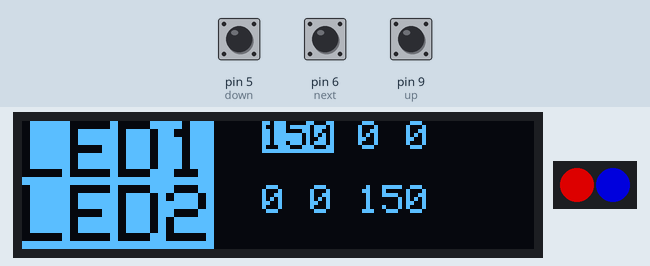
Recording of a sketch running on a simulated Arduino Nano, built with avr-gcc and run on an emulated ATmega328P. On the bench: 128×32 one-colour display, 2 RGB LEDs in strip order, left to right. The test bench sets the inputs (shaded band); at power-on: pin 5 (down) HIGH, pin 6 (next) HIGH, pin 9 (up) HIGH. Dim RGB values are drawn brighter than linear.

Above: at 1.2 s.
1.3 s: pin 5 (down) pulled LOW for 1 s
At 3.3 s:
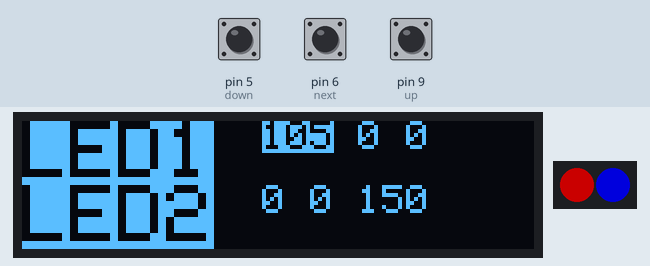
3.8 s: pin 5 (down) pulled LOW for 3.2 s
At 7.2 s:
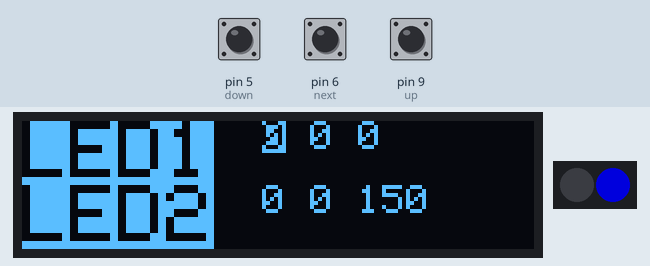
8.5 s: pin 6 (next) pulled LOW for 3.2 s
At 12.0 s:
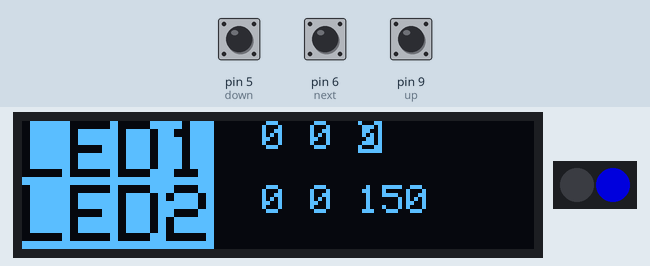
13.2 s: pin 9 (up) pulled LOW for 0.15 s
At 14.4 s:
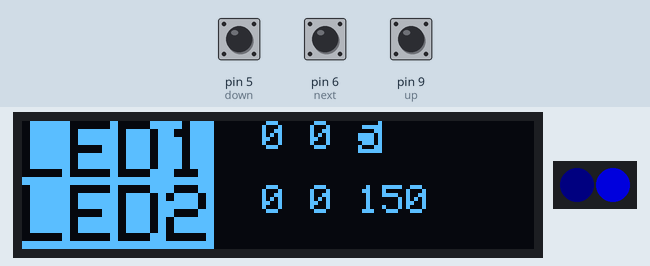
14.8 s: pin 6 (next) pulled LOW for 0.15 s
At 16.0 s:
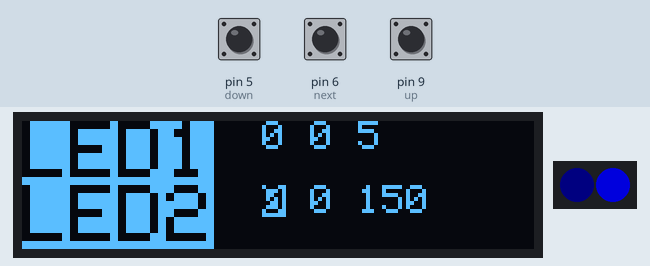
16.4 s: pin 9 (up) pulled LOW for 3.2 s
At 20.7 s:
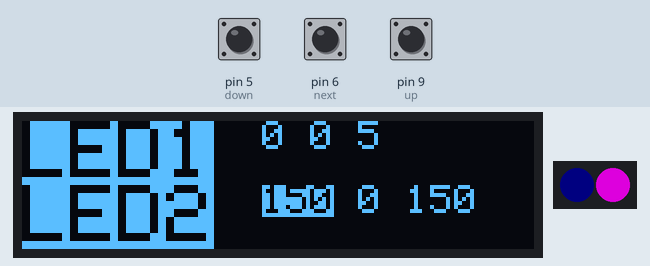
Timing chart, 0 to 22.1 s (numbered marks = the images above; inputs shaded):
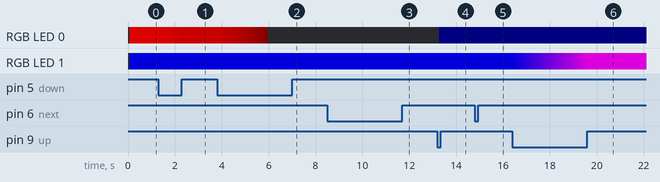

Measured:
- after the input at 1.3 s, RGB LED 0: RGB(150, 0, 0) → RGB(145, 0, 0) after 0.06 s, → RGB(140, 0, 0) 0.11 s later, → RGB(135, 0, 0) 0.11 s later, → RGB(130, 0, 0) 0.11 s later, … (9 changes in this stretch); the display: first changes after 0.06 s (image 1 shows a later state)
- after the input at 3.8 s, RGB LED 0: RGB(105, 0, 0) → RGB(100, 0, 0) at once, → RGB(95, 0, 0) 0.11 s later, → RGB(90, 0, 0) 0.11 s later, → RGB(85, 0, 0) 0.11 s later, … (21 changes in this stretch); the display: first changes at once (image 2 shows a later state)
- after the input at 8.5 s, the display: first changes after 0.05 s (image 3 shows a later state)
- after the input at 13.2 s, RGB LED 0: off → RGB(0, 0, 5) after 0.07 s; the display: changes after 0.07 s (image 4)
- after the input at 14.8 s, the display: changes after 0.08 s (image 5)
- after the input at 16.4 s, RGB LED 1: RGB(0, 0, 150) → RGB(5, 0, 150) after 0.08 s, → RGB(10, 0, 150) 0.11 s later, → RGB(15, 0, 150) 0.11 s later, → RGB(20, 0, 150) 0.11 s later, … (30 changes in this stretch); the display: first changes after 0.08 s (image 6 shows a later state)

The sketch:

led_feather_neopixel.ino
```cpp
/**************************************************************************
Tracking bar LED controller code

Uses a OLED mini display with integrated buttons (https://www.adafruit.com/product/3045),
mounted on a Feather M0 express (Adafruit) to display / control status of a pair of
nano neopixel LEDs (https://www.adafruit.com/product/3484).

 **************************************************************************/

#include <SPI.h>
#include <Wire.h>
#include <Adafruit_GFX.h>
#include <Adafruit_SSD1306.h>
#include <Adafruit_NeoPixel.h>

#ifdef __AVR__
  #include <avr/power.h>
#endif

#define SCREEN_WIDTH 128 // OLED display width, in pixels
#define SCREEN_HEIGHT 32 // OLED display height, in pixels

// Declaration for an SSD1306 display connected to I2C (SDA, SCL pins)
#define OLED_RESET     4 // Reset pin # (or -1 if sharing Arduino reset pin)
Adafruit_SSD1306 display(SCREEN_WIDTH, SCREEN_HEIGHT, &Wire, OLED_RESET);

#define down          5
#define next          6
#define up            9

#define NEOPIN        11
#define NUMPIXELS     2
Adafruit_NeoPixel pixels = Adafruit_NeoPixel(NUMPIXELS, NEOPIN, NEO_GRB + NEO_KHZ800);

int up_state , next_state, down_state = (0,0,0);

int led1_r = 150;
int led1_g = 0;
int led1_b = 0;
int led2_r = 0;
int led2_g = 0;
int led2_b = 150;

int pos = 0;

void setup() {
  // buttons
  pinMode(up, INPUT_PULLUP);
  pinMode(next, INPUT_PULLUP);
  pinMode(down, INPUT_PULLUP);

  Serial.begin(9600);

  // SSD1306_SWITCHCAPVCC = generate display voltage from 3.3V internally
  if(!display.begin(SSD1306_SWITCHCAPVCC, 0x3C)) { // Address 0x3C for 128x32
    Serial.println(F("SSD1306 allocation failed"));
    for(;;); // Don't proceed, loop forever
  }

  // Clear the buffer
  display.clearDisplay();

  // Invert and restore display, pausing in-between
  display.invertDisplay(true);
  delay(10);
  display.invertDisplay(false);
  delay(10);
  pixels.begin();

}

void loop() {

  up_state   = digitalRead(up);
  next_state = digitalRead(next);
  down_state = digitalRead(down);

  if (next_state == LOW){
    pos += 1;
    if(pos >= 7){
      pos = 0;
    }
  }

  if (up_state == LOW){
    if (pos == 0) { led1_r += 5;};
    if (pos == 1) { led1_g += 5;};
    if (pos == 2) { led1_b += 5;};
    if (pos == 3) { led2_r += 5;};
    if (pos == 4) { led2_g += 5;};
    if (pos == 5) { led2_b += 5;};
  }
  if (down_state == LOW){
    if (pos == 0) { led1_r -= 5;};
    if (pos == 1) { led1_g -= 5;};
    if (pos == 2) { led1_b -= 5;};
    if (pos == 3) { led2_r -= 5;};
    if (pos == 4) { led2_g -= 5;};
    if (pos == 5) { led2_b -= 5;};
  }

  led1_r = constrain(led1_r,0,255);
  led1_g = constrain(led1_g,0,255);
  led1_b = constrain(led1_b,0,255);
  led2_r = constrain(led2_r,0,255);
  led2_g = constrain(led2_g,0,255);
  led2_b = constrain(led2_b,0,255);

  led_control(pos);

  delay(90);
}

void led_control(int pos) {

  pixels.setPixelColor(0, pixels.Color(led1_r,led1_g,led1_b));
  pixels.setPixelColor(1, pixels.Color(led2_r,led2_g,led2_b));
  pixels.show();

  display.clearDisplay();

  // FIRST LINE
  display.setTextSize(2);
  display.setTextColor(BLACK, WHITE);
  display.setCursor(0,0);
  display.print(F("LED1"));
  display.setTextColor(WHITE);
  display.print(F(" "));
  display.setTextSize(1);
  if (pos == 0) {
    display.setTextColor(BLACK, WHITE);
    display.print(led1_r);
    display.setTextColor(WHITE);
  } else {
    display.setTextColor(WHITE);
    display.print(led1_r);
  }
  display.print(F(" "));
  if (pos == 1) {
    display.setTextColor(BLACK, WHITE);
    display.print(led1_g);
    display.setTextColor(WHITE);
  } else {
    display.setTextColor(WHITE);
    display.print(led1_g);
  }
  display.print(F(" "));
  if (pos == 2) {
    display.setTextColor(BLACK, WHITE);
    display.print(led1_b);
    display.setTextColor(WHITE);
  } else {
    display.setTextColor(WHITE);
    display.print(led1_b);
  }
  display.setTextSize(2);
  display.println(F(""));

  // NEXT LINE
  display.setTextColor(BLACK, WHITE);
  display.print(F("LED2"));
  display.setTextColor(WHITE);
  display.print(F(" "));
  display.setTextSize(1);
  if (pos == 3) {
    display.setTextColor(BLACK, WHITE);
    display.print(led2_r);
    display.setTextColor(WHITE);
  } else {
    display.setTextColor(WHITE);
    display.print(led2_r);
  }
  display.print(F(" "));
  if (pos == 4) {
    display.setTextColor(BLACK, WHITE);
    display.print(led2_g);
    display.setTextColor(WHITE);
  } else {
    display.setTextColor(WHITE);
    display.print(led2_g);
  }  display.print(F(" "));
    if (pos == 5) {
    display.setTextColor(BLACK, WHITE);
    display.print(led2_b);
    display.setTextColor(WHITE);
  } else {
    display.setTextColor(WHITE);
    display.print(led2_b);
  }

  display.display();
}
```
